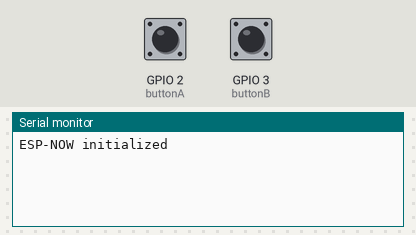
Recording of a sketch running on a simulated ESP32-S3. Parts: the last lines printed to the serial monitor. Inputs (shaded band) come from the test bench; at power-on: GPIO 2 (buttonA) HIGH, GPIO 3 (buttonB) HIGH.

Above: at 1.2 s.
1.3 s: GPIO 2 (buttonA) pulled LOW for 0.15 s
At 1.6 s:
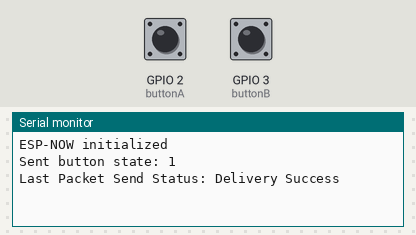
2.9 s: GPIO 3 (buttonB) pulled LOW for 0.15 s
At 4.0 s:
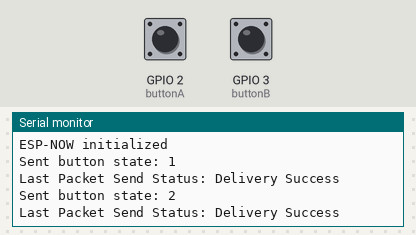

The sketch:

Project.ino
```cpp
#include <esp_now.h>
#include <WiFi.h>
#include "message_struct.h"  // Include the struct definition

// Create a message instance
struct_message message;

// Replace with the actual MAC address of the Receiver TTGO
uint8_t receiver_mac_addr[] = {0x30, 0x30, 0xF9, 0x59, 0x26, 0x14};  // Example MAC Address

// Button pins
const int buttonA = 2;
const int buttonB = 3;
const int buttonC = 10;
const int buttonD = 11;
esp_now_peer_info_t peerInfo;

// Callback when data is sent
void OnDataSent(const uint8_t *mac_addr, esp_now_send_status_t status) {
  Serial.print("Last Packet Send Status: ");
  Serial.println(status == ESP_NOW_SEND_SUCCESS ? "Delivery Success" : "Delivery Fail");
}

void setup() {
  // Initialize Serial Monitor
  Serial.begin(115200);

  // Set device as a Wi-Fi Station (STA mode)
  WiFi.mode(WIFI_STA);
  Serial.println("ESP-NOW initialized");

  // Init ESP-NOW
  if (esp_now_init() != ESP_OK) {
    Serial.println("Error initializing ESP-NOW");
    return;
  }

  // Register send callback function
  esp_now_register_send_cb(OnDataSent);

  // Add peer (Receiver TTGO)
  memset(&peerInfo, 0, sizeof(peerInfo));
  memcpy(peerInfo.peer_addr, receiver_mac_addr, 6); // Replace with the receiver's MAC address
  peerInfo.channel = 0;  // Set to the same channel for both devices
  peerInfo.encrypt = false;

  // Add peer to send data
  if (esp_now_add_peer(&peerInfo) != ESP_OK) {
    Serial.println("Failed to add peer");
    return;
  }

  // Set button pins as inputs with pull-up resistors
  pinMode(buttonA, INPUT_PULLUP);
  pinMode(buttonB, INPUT_PULLUP);
  pinMode(buttonC, INPUT_PULLUP);
  pinMode(buttonD, INPUT_PULLUP);
}

void loop() {
  int buttonState = 0; // Default: no button pressed

  // Read button states
  if (digitalRead(buttonA) == LOW) {
    buttonState = 1; // Left button pressed
  }
  if (digitalRead(buttonB) == LOW) {
    buttonState = 2; // Right button pressed
  }
  // if (digitalRead(buttonC == LOW)) {
  //   buttonState = 3; // Left button pressed
  // }
  // else if (digitalRead(buttonD) == LOW) {
  //   buttonState = 4; // Right button pressed
  // }


  // Send button data if any movement is detected
  if (buttonState != 0) {
    message.button = buttonState;
    // Send the struct message via ESP-NOW to the Receiver TTGO
    esp_now_send(receiver_mac_addr, (uint8_t *)&message, sizeof(message));

    Serial.print("Sent button state: ");
    Serial.println(buttonState);

    // Debounce delay to avoid multiple signals for a single press
    delay(200);
  }
}
```

message_struct.h
```cpp
#ifndef MESSAGE_STRUCT_H
#define MESSAGE_STRUCT_H

// Define the struct that will hold the button movement data
typedef struct struct_message
{
  int button; // 0 = no button, 1 = left, 2 = right
} struct_message;

#endif // MESSAGE_STRUCT_H
```

Measured:
- after the input at 1.3 s, the serial monitor: prints a new line at once (image 1)
- after the input at 2.9 s, the serial monitor: prints a new line at once (image 2)
